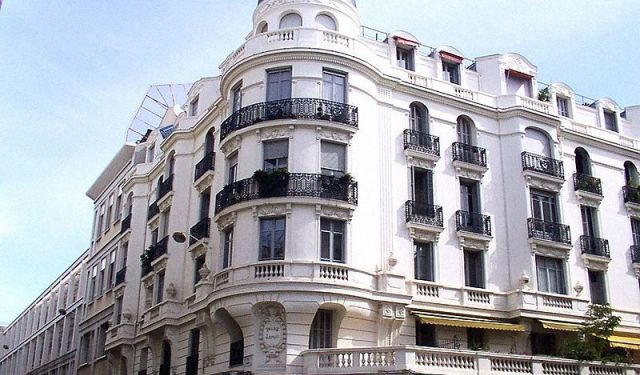
#> input picture Canny-Edge-Detection/339.jpg, 640 x 375 px
$ python Canny.theory.py
#> lines starting #> are read from the running program, lines starting #| are printed output that depends on the picture
# Take in image, convert to grey and numpy array
# Will need to create Mask
# Will need to preform convolution using mask with binary classifier
# Display image

# Testing theory to see if output is better when blurred as pre-processing

import cv2
import os
import numpy as np
from scipy.signal import convolve2d

PATH = "339.jpg"
img = cv2.imread(PATH)
#> img is the input picture: shape (375, 640, 3); mean B, G, R 175.2, 167.7, 165.4
gray_img = cv2.cvtColor(img, cv2.COLOR_BGR2GRAY)
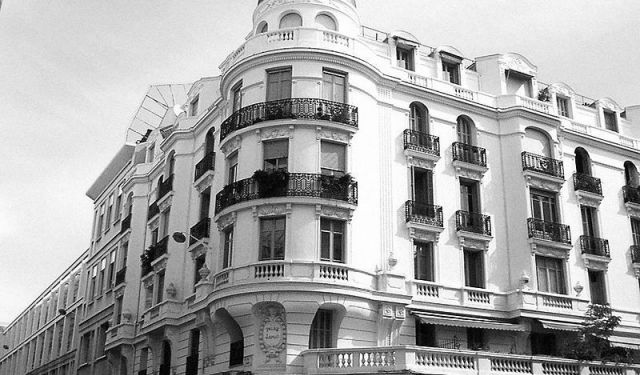
#> gray_img: shape (375, 640); min 0, max 255, mean 167.9
#> (the run stopped early here; a loop or call above may not have finished)
